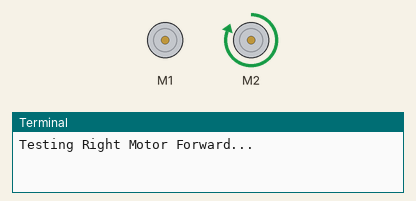
A program run on a simulated Raspberry Pi (BCM pin numbers). On the bench: 2 × DC motor (green arrow = forward, orange = backward, longer = faster), the last lines printed to the terminal. Motors are numbered in the order the program creates them (left before right in a Robot). At 4.0 s the program stops and its outputs stay as they are.

Above: at 0.1 s.
At 2.1 s:
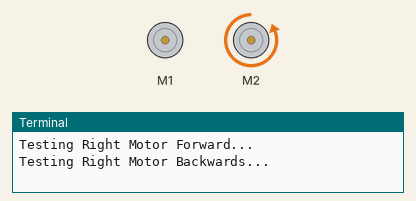
At 4.1 s:
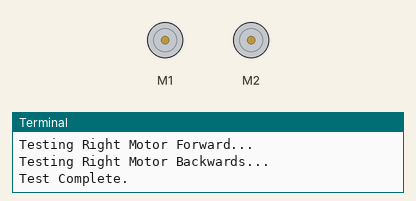
Timing chart, 0 to 5.5 s (numbered marks = the images above):
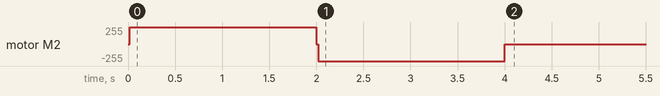

The program:

motor_test.py
```python
from gpiozero import Motor, LED
from time import sleep


# gpiozero library uses BCM (Broadcom) numbering by default (GPIO numbers, not the physical board pin positions)


# Define the motors
# Motor(forward_pin, backward_pin, enable_pin)
left_motor = Motor(forward=5, backward=6, enable=12)

# forward = INA
# backward = INB
# enable = ENA = GPIO 13 (PWM1)
right_motor = Motor(forward=22, backward=23, enable=13)

# print("Testing Left Motor Forward...")
# left_motor.forward(speed=0.5) # 50% speed
# sleep(2)
# left_motor.stop()

print("Testing Right Motor Forward...")
right_motor.forward(speed=1)
sleep(2)
right_motor.stop()

print("Testing Right Motor Backwards...")
right_motor.backward(speed=1)
sleep(2)
right_motor.stop()


# print("Testing Both Backwards...")
# left_motor.backward(speed=0.5)
# right_motor.backward(speed=0.5)
# sleep(2)
# left_motor.stop()
# right_motor.stop()

print("Test Complete.")
```

Measured:
- by itself, motor M2: stopped → forward 255/255 at 0.02 s, → backward 255/255 2.0 s later, → stopped 2.0 s later
